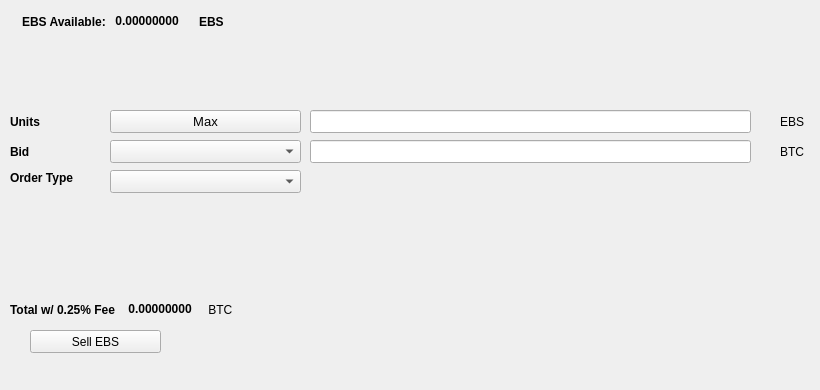
   <widget class="QWidget" name="SellTab">
    <attribute name="title">
     <string>Sell</string>
    </attribute>
    <widget class="QLabel" name="label_16">
     <property name="geometry">
      <rect>
       <x>780</x>
       <y>140</y>
       <width>31</width>
       <height>23</height>
      </rect>
     </property>
     <property name="text">
      <string>BTC</string>
     </property>
    </widget>
    <widget class="QComboBox" name="SellBidcomboBox">
     <property name="geometry">
      <rect>
       <x>110</x>
       <y>140</y>
       <width>191</width>
       <height>23</height>
      </rect>
     </property>
     <property name="font">
      <font>
       <pointsize>10</pointsize>
      </font>
     </property>
    </widget>
    <widget class="QLabel" name="label_18">
     <property name="geometry">
      <rect>
       <x>10</x>
       <y>110</y>
       <width>46</width>
       <height>23</height>
      </rect>
     </property>
     <property name="font">
      <font>
       <weight>75</weight>
       <bold>true</bold>
      </font>
     </property>
     <property name="text">
      <string>Units</string>
     </property>
    </widget>
    <widget class="QPushButton" name="Sell_Max_Amount">
     <property name="geometry">
      <rect>
       <x>110</x>
       <y>110</y>
       <width>191</width>
       <height>23</height>
      </rect>
     </property>
     <property name="font">
      <font>
       <pointsize>10</pointsize>
      </font>
     </property>
     <property name="text">
      <string>Max</string>
     </property>
    </widget>
    <widget class="QLabel" name="label_20">
     <property name="geometry">
      <rect>
       <x>10</x>
       <y>170</y>
       <width>91</width>
       <height>16</height>
      </rect>
     </property>
     <property name="font">
      <font>
       <weight>75</weight>
       <bold>true</bold>
      </font>
     </property>
     <property name="text">
      <string>Order Type</string>
     </property>
    </widget>
    <widget class="QComboBox" name="SellOrdertypeCombo">
     <property name="geometry">
      <rect>
       <x>110</x>
       <y>170</y>
       <width>191</width>
       <height>23</height>
      </rect>
     </property>
     <property name="font">
      <font>
       <pointsize>10</pointsize>
      </font>
     </property>
    </widget>
    <widget class="QLabel" name="label_21">
     <property name="geometry">
      <rect>
       <x>10</x>
       <y>140</y>
       <width>46</width>
       <height>23</height>
      </rect>
     </property>
     <property name="font">
      <font>
       <weight>75</weight>
       <bold>true</bold>
      </font>
     </property>
     <property name="text">
      <string>Bid</string>
     </property>
    </widget>
    <widget class="QLabel" name="label_22">
     <property name="geometry">
      <rect>
       <x>780</x>
       <y>110</y>
       <width>31</width>
       <height>23</height>
      </rect>
     </property>
     <property name="text">
      <string>EBS</string>
     </property>
    </widget>
    <widget class="QLineEdit" name="UnitsInputPIV">
     <property name="geometry">
      <rect>
       <x>310</x>
       <y>110</y>
       <width>441</width>
       <height>23</height>
      </rect>
     </property>
     <property name="font">
      <font>
       <pointsize>9</pointsize>
       <weight>75</weight>
       <bold>true</bold>
      </font>
     </property>
    </widget>
    <widget class="QLineEdit" name="SellBidPriceEdit">
     <property name="geometry">
      <rect>
       <x>310</x>
       <y>140</y>
       <width>441</width>
       <height>23</height>
      </rect>
     </property>
     <property name="font">
      <font>
       <pointsize>9</pointsize>
       <weight>75</weight>
       <bold>true</bold>
      </font>
     </property>
    </widget>
    <widget class="QPushButton" name="SellPIVBTN">
     <property name="geometry">
      <rect>
       <x>30</x>
       <y>330</y>
       <width>131</width>
       <height>23</height>
      </rect>
     </property>
     <property name="text">
      <string>Sell EBS</string>
     </property>
     <property name="icon">
      <iconset resource="../ebs">
       <normaloff>:/icons/bitcoin</normaloff>:/icons/bitcoin</iconset>
     </property>
    </widget>
    <widget class="QWidget" name="layoutWidget3">
     <property name="geometry">
      <rect>
       <x>22</x>
       <y>12</y>
       <width>258</width>
       <height>19</height>
      </rect>
     </property>
     <layout class="QHBoxLayout" name="horizontalLayout">
      <item>
       <widget class="QLabel" name="label232_2">
        <property name="font">
         <font>
          <weight>75</weight>
          <bold>true</bold>
         </font>
        </property>
        <property name="text">
         <string>EBS Available:</string>
        </property>
       </widget>
      </item>
      <item>
       <widget class="QLabel" name="PIVAvailableLabel">
        <property name="palette">
         <palette>
          <active>
           <colorrole role="WindowText">
            <brush brushstyle="SolidPattern">
             <color alpha="255">
              <red>0</red>
              <green>0</green>
              <blue>0</blue>
             </color>
            </brush>
           </colorrole>
           <colorrole role="Button">
            <brush brushstyle="SolidPattern">
             <color alpha="255">
              <red>0</red>
              <green>170</green>
              <blue>0</blue>
             </color>
            </brush>
           </colorrole>
           <colorrole role="Light">
            <brush brushstyle="SolidPattern">
             <color alpha="255">
              <red>0</red>
              <green>255</green>
              <blue>0</blue>
             </color>
            </brush>
           </colorrole>
           <colorrole role="Midlight">
            <brush brushstyle="SolidPattern">
             <color alpha="255">
              <red>0</red>
              <green>212</green>
              <blue>0</blue>
             </color>
            </brush>
           </colorrole>
           <colorrole role="Dark">
            <brush brushstyle="SolidPattern">
             <color alpha="255">
              <red>0</red>
              <green>85</green>
              <blue>0</blue>
             </color>
            </brush>
           </colorrole>
           <colorrole role="Mid">
            <brush brushstyle="SolidPattern">
             <color alpha="255">
              <red>0</red>
              <green>113</green>
              <blue>0</blue>
             </color>
            </brush>
           </colorrole>
           <colorrole role="Text">
            <brush brushstyle="SolidPattern">
             <color alpha="255">
              <red>0</red>
              <green>170</green>
              <blue>0</blue>
             </color>
            </brush>
           </colorrole>
           <colorrole role="BrightText">
            <brush brushstyle="SolidPattern">
             <color alpha="255">
              <red>255</red>
              <green>255</green>
              <blue>255</blue>
             </color>
            </brush>
           </colorrole>
           <colorrole role="ButtonText">
            <brush brushstyle="SolidPattern">
             <color alpha="255">
              <red>0</red>
              <green>0</green>
              <blue>0</blue>
             </color>
            </brush>
           </colorrole>
           <colorrole role="Base">
            <brush brushstyle="SolidPattern">
             <color alpha="255">
              <red>255</red>
              <green>255</green>
              <blue>255</blue>
             </color>
            </brush>
           </colorrole>
           <colorrole role="Window">
            <brush brushstyle="SolidPattern">
             <color alpha="255">
              <red>0</red>
              <green>170</green>
              <blue>0</blue>
             </color>
            </brush>
           </colorrole>
           <colorrole role="Shadow">
            <brush brushstyle="SolidPattern">
             <color alpha="255">
              <red>0</red>
              <green>0</green>
              <blue>0</blue>
             </color>
            </brush>
           </colorrole>
           <colorrole role="AlternateBase">
            <brush brushstyle="SolidPattern">
             <color alpha="255">
              <red>127</red>
              <green>212</green>
              <blue>127</blue>
             </color>
            </brush>
           </colorrole>
           <colorrole role="ToolTipBase">
            <brush brushstyle="SolidPattern">
             <color alpha="255">
              <red>255</red>
              <green>255</green>
              <blue>220</blue>
             </color>
            </brush>
           </colorrole>
           <colorrole role="ToolTipText">
            <brush brushstyle="SolidPattern">
             <color alpha="255">
              <red>0</red>
              <green>0</green>
              <blue>0</blue>
             </color>
            </brush>
           </colorrole>
          </active>
          <inactive>
           <colorrole role="WindowText">
            <brush brushstyle="SolidPattern">
             <color alpha="255">
              <red>0</red>
              <green>0</green>
              <blue>0</blue>
             </color>
            </brush>
           </colorrole>
           <colorrole role="Button">
            <brush brushstyle="SolidPattern">
             <color alpha="255">
              <red>0</red>
              <green>170</green>
              <blue>0</blue>
             </color>
            </brush>
           </colorrole>
           <colorrole role="Light">
            <brush brushstyle="SolidPattern">
             <color alpha="255">
              <red>0</red>
              <green>255</green>
              <blue>0</blue>
             </color>
            </brush>
           </colorrole>
           <colorrole role="Midlight">
            <brush brushstyle="SolidPattern">
             <color alpha="255">
              <red>0</red>
              <green>212</green>
              <blue>0</blue>
             </color>
            </brush>
           </colorrole>
           <colorrole role="Dark">
            <brush brushstyle="SolidPattern">
             <color alpha="255">
              <red>0</red>
              <green>85</green>
              <blue>0</blue>
             </color>
            </brush>
           </colorrole>
           <colorrole role="Mid">
            <brush brushstyle="SolidPattern">
             <color alpha="255">
              <red>0</red>
              <green>113</green>
              <blue>0</blue>
             </color>
            </brush>
           </colorrole>
           <colorrole role="Text">
            <brush brushstyle="SolidPattern">
             <color alpha="255">
              <red>0</red>
              <green>170</green>
              <blue>0</blue>
             </color>
            </brush>
           </colorrole>
           <colorrole role="BrightText">
            <brush brushstyle="SolidPattern">
             <color alpha="255">
              <red>255</red>
              <green>255</green>
              <blue>255</blue>
             </color>
            </brush>
           </colorrole>
           <colorrole role="ButtonText">
            <brush brushstyle="SolidPattern">
             <color alpha="255">
              <red>0</red>
              <green>0</green>
              <blue>0</blue>
             </color>
            </brush>
           </colorrole>
           <colorrole role="Base">
            <brush brushstyle="SolidPattern">
             <color alpha="255">
              <red>255</red>
              <green>255</green>
              <blue>255</blue>
             </color>
            </brush>
           </colorrole>
           <colorrole role="Window">
            <brush brushstyle="SolidPattern">
             <color alpha="255">
              <red>0</red>
              <green>170</green>
              <blue>0</blue>
             </color>
            </brush>
           </colorrole>
           <colorrole role="Shadow">
            <brush brushstyle="SolidPattern">
             <color alpha="255">
              <red>0</red>
              <green>0</green>
              <blue>0</blue>
             </color>
            </brush>
           </colorrole>
           <colorrole role="AlternateBase">
            <brush brushstyle="SolidPattern">
             <color alpha="255">
              <red>127</red>
              <green>212</green>
              <blue>127</blue>
             </color>
            </brush>
           </colorrole>
           <colorrole role="ToolTipBase">
            <brush brushstyle="SolidPattern">
             <color alpha="255">
              <red>255</red>
              <green>255</green>
              <blue>220</blue>
             </color>
            </brush>
           </colorrole>
           <colorrole role="ToolTipText">
            <brush brushstyle="SolidPattern">
             <color alpha="255">
              <red>0</red>
              <green>0</green>
              <blue>0</blue>
             </color>
            </brush>
           </colorrole>
          </inactive>
          <disabled>
           <colorrole role="WindowText">
            <brush brushstyle="SolidPattern">
             <color alpha="255">
              <red>0</red>
              <green>85</green>
              <blue>0</blue>
             </color>
            </brush>
           </colorrole>
           <colorrole role="Button">
            <brush brushstyle="SolidPattern">
             <color alpha="255">
              <red>0</red>
              <green>170</green>
              <blue>0</blue>
             </color>
            </brush>
           </colorrole>
           <colorrole role="Light">
            <brush brushstyle="SolidPattern">
             <color alpha="255">
              <red>0</red>
              <green>255</green>
              <blue>0</blue>
             </color>
            </brush>
           </colorrole>
           <colorrole role="Midlight">
            <brush brushstyle="SolidPattern">
             <color alpha="255">
              <red>0</red>
              <green>212</green>
              <blue>0</blue>
             </color>
            </brush>
           </colorrole>
           <colorrole role="Dark">
            <brush brushstyle="SolidPattern">
             <color alpha="255">
              <red>0</red>
              <green>85</green>
              <blue>0</blue>
             </color>
            </brush>
           </colorrole>
           <colorrole role="Mid">
            <brush brushstyle="SolidPattern">
             <color alpha="255">
              <red>0</red>
              <green>113</green>
              <blue>0</blue>
             </color>
            </brush>
           </colorrole>
           <colorrole role="Text">
            <brush brushstyle="SolidPattern">
             <color alpha="255">
              <red>0</red>
              <green>85</green>
              <blue>0</blue>
             </color>
            </brush>
           </colorrole>
           <colorrole role="BrightText">
            <brush brushstyle="SolidPattern">
             <color alpha="255">
              <red>255</red>
              <green>255</green>
              <blue>255</blue>
             </color>
            </brush>
           </colorrole>
           <colorrole role="ButtonText">
            <brush brushstyle="SolidPattern">
             <color alpha="255">
              <red>0</red>
              <green>85</green>
              <blue>0</blue>
             </color>
            </brush>
           </colorrole>
           <colorrole role="Base">
            <brush brushstyle="SolidPattern">
             <color alpha="255">
              <red>0</red>
              <green>170</green>
              <blue>0</blue>
             </color>
            </brush>
           </colorrole>
           <colorrole role="Window">
            <brush brushstyle="SolidPattern">
             <color alpha="255">
              <red>0</red>
              <green>170</green>
              <blue>0</blue>
             </color>
            </brush>
           </colorrole>
           <colorrole role="Shadow">
            <brush brushstyle="SolidPattern">
             <color alpha="255">
              <red>0</red>
              <green>0</green>
              <blue>0</blue>
             </color>
            </brush>
           </colorrole>
           <colorrole role="AlternateBase">
            <brush brushstyle="SolidPattern">
             <color alpha="255">
              <red>0</red>
              <green>170</green>
              <blue>0</blue>
             </color>
            </brush>
           </colorrole>
           <colorrole role="ToolTipBase">
            <brush brushstyle="SolidPattern">
             <color alpha="255">
              <red>255</red>
              <green>255</green>
              <blue>220</blue>
             </color>
            </brush>
           </colorrole>
           <colorrole role="ToolTipText">
            <brush brushstyle="SolidPattern">
             <color alpha="255">
              <red>0</red>
              <green>0</green>
              <blue>0</blue>
             </color>
            </brush>
           </colorrole>
          </disabled>
         </palette>
        </property>
        <property name="font">
         <font>
          <weight>75</weight>
          <bold>true</bold>
         </font>
        </property>
        <property name="text">
         <string> 0.00000000 </string>
        </property>
        <property name="textInteractionFlags">
         <set>Qt::LinksAccessibleByMouse|Qt::TextSelectableByKeyboard|Qt::TextSelectableByMouse</set>
        </property>
       </widget>
      </item>
      <item>
       <widget class="QLabel" name="labelPIV">
        <property name="font">
         <font>
          <weight>75</weight>
          <bold>true</bold>
         </font>
        </property>
        <property name="text">
         <string>EBS</string>
        </property>
       </widget>
      </item>
     </layout>
    </widget>
    <widget class="QWidget" name="layoutWidget">
     <property name="geometry">
      <rect>
       <x>10</x>
       <y>300</y>
       <width>268</width>
       <height>19</height>
      </rect>
     </property>
     <layout class="QHBoxLayout" name="horizontalLayout_2">
      <item>
       <widget class="QLabel" name="label_19">
        <property name="font">
         <font>
          <weight>75</weight>
          <bold>true</bold>
         </font>
        </property>
        <property name="text">
         <string>Total w/ 0.25% Fee </string>
        </property>
       </widget>
      </item>
      <item>
       <widget class="QLabel" name="SellCostLabel">
        <property name="palette">
         <palette>
          <active>
           <colorrole role="WindowText">
            <brush brushstyle="SolidPattern">
             <color alpha="255">
              <red>0</red>
              <green>0</green>
              <blue>0</blue>
             </color>
            </brush>
           </colorrole>
           <colorrole role="Button">
            <brush brushstyle="SolidPattern">
             <color alpha="255">
              <red>0</red>
              <green>170</green>
              <blue>0</blue>
             </color>
            </brush>
           </colorrole>
           <colorrole role="Light">
            <brush brushstyle="SolidPattern">
             <color alpha="255">
              <red>0</red>
              <green>255</green>
              <blue>0</blue>
             </color>
            </brush>
           </colorrole>
           <colorrole role="Midlight">
            <brush brushstyle="SolidPattern">
             <color alpha="255">
              <red>0</red>
              <green>212</green>
              <blue>0</blue>
             </color>
            </brush>
           </colorrole>
           <colorrole role="Dark">
            <brush brushstyle="SolidPattern">
             <color alpha="255">
              <red>0</red>
              <green>85</green>
              <blue>0</blue>
             </color>
            </brush>
           </colorrole>
           <colorrole role="Mid">
            <brush brushstyle="SolidPattern">
             <color alpha="255">
              <red>0</red>
              <green>113</green>
              <blue>0</blue>
             </color>
            </brush>
           </colorrole>
           <colorrole role="Text">
            <brush brushstyle="SolidPattern">
             <color alpha="255">
              <red>0</red>
              <green>170</green>
              <blue>0</blue>
             </color>
            </brush>
           </colorrole>
           <colorrole role="BrightText">
            <brush brushstyle="SolidPattern">
             <color alpha="255">
              <red>255</red>
              <green>255</green>
              <blue>255</blue>
             </color>
            </brush>
           </colorrole>
           <colorrole role="ButtonText">
            <brush brushstyle="SolidPattern">
             <color alpha="255">
              <red>0</red>
              <green>0</green>
              <blue>0</blue>
             </color>
            </brush>
           </colorrole>
           <colorrole role="Base">
            <brush brushstyle="SolidPattern">
             <color alpha="255">
              <red>255</red>
              <green>255</green>
              <blue>255</blue>
             </color>
            </brush>
           </colorrole>
           <colorrole role="Window">
            <brush brushstyle="SolidPattern">
             <color alpha="255">
              <red>0</red>
              <green>170</green>
              <blue>0</blue>
             </color>
            </brush>
           </colorrole>
           <colorrole role="Shadow">
            <brush brushstyle="SolidPattern">
             <color alpha="255">
              <red>0</red>
              <green>0</green>
              <blue>0</blue>
             </color>
            </brush>
           </colorrole>
           <colorrole role="AlternateBase">
            <brush brushstyle="SolidPattern">
             <color alpha="255">
              <red>127</red>
              <green>212</green>
              <blue>127</blue>
             </color>
            </brush>
           </colorrole>
           <colorrole role="ToolTipBase">
            <brush brushstyle="SolidPattern">
             <color alpha="255">
              <red>255</red>
              <green>255</green>
              <blue>220</blue>
             </color>
            </brush>
           </colorrole>
           <colorrole role="ToolTipText">
            <brush brushstyle="SolidPattern">
             <color alpha="255">
              <red>0</red>
              <green>0</green>
              <blue>0</blue>
             </color>
            </brush>
           </colorrole>
          </active>
          <inactive>
           <colorrole role="WindowText">
            <brush brushstyle="SolidPattern">
             <color alpha="255">
              <red>0</red>
              <green>0</green>
              <blue>0</blue>
             </color>
            </brush>
           </colorrole>
           <colorrole role="Button">
            <brush brushstyle="SolidPattern">
             <color alpha="255">
              <red>0</red>
              <green>170</green>
              <blue>0</blue>
             </color>
            </brush>
           </colorrole>
           <colorrole role="Light">
            <brush brushstyle="SolidPattern">
             <color alpha="255">
              <red>0</red>
              <green>255</green>
              <blue>0</blue>
             </color>
            </brush>
           </colorrole>
           <colorrole role="Midlight">
            <brush brushstyle="SolidPattern">
             <color alpha="255">
              <red>0</red>
              <green>212</green>
              <blue>0</blue>
             </color>
            </brush>
           </colorrole>
           <colorrole role="Dark">
            <brush brushstyle="SolidPattern">
             <color alpha="255">
              <red>0</red>
              <green>85</green>
              <blue>0</blue>
             </color>
            </brush>
           </colorrole>
           <colorrole role="Mid">
            <brush brushstyle="SolidPattern">
             <color alpha="255">
              <red>0</red>
              <green>113</green>
              <blue>0</blue>
             </color>
            </brush>
           </colorrole>
           <colorrole role="Text">
            <brush brushstyle="SolidPattern">
             <color alpha="255">
              <red>0</red>
              <green>170</green>
              <blue>0</blue>
             </color>
            </brush>
           </colorrole>
           <colorrole role="BrightText">
            <brush brushstyle="SolidPattern">
             <color alpha="255">
              <red>255</red>
              <green>255</green>
              <blue>255</blue>
             </color>
            </brush>
           </colorrole>
           <colorrole role="ButtonText">
            <brush brushstyle="SolidPattern">
             <color alpha="255">
              <red>0</red>
              <green>0</green>
              <blue>0</blue>
             </color>
            </brush>
           </colorrole>
           <colorrole role="Base">
            <brush brushstyle="SolidPattern">
             <color alpha="255">
              <red>255</red>
              <green>255</green>
              <blue>255</blue>
             </color>
            </brush>
           </colorrole>
           <colorrole role="Window">
            <brush brushstyle="SolidPattern">
             <color alpha="255">
              <red>0</red>
              <green>170</green>
              <blue>0</blue>
             </color>
            </brush>
           </colorrole>
           <colorrole role="Shadow">
            <brush brushstyle="SolidPattern">
             <color alpha="255">
              <red>0</red>
              <green>0</green>
              <blue>0</blue>
             </color>
            </brush>
           </colorrole>
           <colorrole role="AlternateBase">
            <brush brushstyle="SolidPattern">
             <color alpha="255">
              <red>127</red>
              <green>212</green>
              <blue>127</blue>
             </color>
            </brush>
           </colorrole>
           <colorrole role="ToolTipBase">
            <brush brushstyle="SolidPattern">
             <color alpha="255">
              <red>255</red>
              <green>255</green>
              <blue>220</blue>
             </color>
            </brush>
           </colorrole>
           <colorrole role="ToolTipText">
            <brush brushstyle="SolidPattern">
             <color alpha="255">
              <red>0</red>
              <green>0</green>
              <blue>0</blue>
             </color>
            </brush>
           </colorrole>
          </inactive>
          <disabled>
           <colorrole role="WindowText">
            <brush brushstyle="SolidPattern">
             <color alpha="255">
              <red>0</red>
              <green>85</green>
              <blue>0</blue>
             </color>
            </brush>
           </colorrole>
           <colorrole role="Button">
            <brush brushstyle="SolidPattern">
             <color alpha="255">
              <red>0</red>
              <green>170</green>
              <blue>0</blue>
             </color>
            </brush>
           </colorrole>
           <colorrole role="Light">
            <brush brushstyle="SolidPattern">
             <color alpha="255">
              <red>0</red>
              <green>255</green>
              <blue>0</blue>
             </color>
            </brush>
           </colorrole>
           <colorrole role="Midlight">
            <brush brushstyle="SolidPattern">
             <color alpha="255">
              <red>0</red>
              <green>212</green>
              <blue>0</blue>
             </color>
            </brush>
           </colorrole>
           <colorrole role="Dark">
            <brush brushstyle="SolidPattern">
             <color alpha="255">
              <red>0</red>
              <green>85</green>
              <blue>0</blue>
             </color>
            </brush>
           </colorrole>
           <colorrole role="Mid">
            <brush brushstyle="SolidPattern">
             <color alpha="255">
              <red>0</red>
              <green>113</green>
              <blue>0</blue>
             </color>
            </brush>
           </colorrole>
           <colorrole role="Text">
            <brush brushstyle="SolidPattern">
             <color alpha="255">
              <red>0</red>
              <green>85</green>
              <blue>0</blue>
             </color>
            </brush>
           </colorrole>
           <colorrole role="BrightText">
            <brush brushstyle="SolidPattern">
             <color alpha="255">
              <red>255</red>
              <green>255</green>
              <blue>255</blue>
             </color>
            </brush>
           </colorrole>
           <colorrole role="ButtonText">
            <brush brushstyle="SolidPattern">
             <color alpha="255">
              <red>0</red>
              <green>85</green>
              <blue>0</blue>
             </color>
            </brush>
           </colorrole>
           <colorrole role="Base">
            <brush brushstyle="SolidPattern">
             <color alpha="255">
              <red>0</red>
              <green>170</green>
              <blue>0</blue>
             </color>
            </brush>
           </colorrole>
           <colorrole role="Window">
            <brush brushstyle="SolidPattern">
             <color alpha="255">
              <red>0</red>
              <green>170</green>
              <blue>0</blue>
             </color>
            </brush>
           </colorrole>
           <colorrole role="Shadow">
            <brush brushstyle="SolidPattern">
             <color alpha="255">
              <red>0</red>
              <green>0</green>
              <blue>0</blue>
             </color>
            </brush>
           </colorrole>
           <colorrole role="AlternateBase">
            <brush brushstyle="SolidPattern">
             <color alpha="255">
              <red>0</red>
              <green>170</green>
              <blue>0</blue>
             </color>
            </brush>
           </colorrole>
           <colorrole role="ToolTipBase">
            <brush brushstyle="SolidPattern">
             <color alpha="255">
              <red>255</red>
              <green>255</green>
              <blue>220</blue>
             </color>
            </brush>
           </colorrole>
           <colorrole role="ToolTipText">
            <brush brushstyle="SolidPattern">
             <color alpha="255">
              <red>0</red>
              <green>0</green>
              <blue>0</blue>
             </color>
            </brush>
           </colorrole>
          </disabled>
         </palette>
        </property>
        <property name="font">
         <font>
          <weight>75</weight>
          <bold>true</bold>
         </font>
        </property>
        <property name="autoFillBackground">
         <bool>false</bool>
        </property>
        <property name="text">
         <string> 0.00000000</string>
        </property>
        <property name="textInteractionFlags">
         <set>Qt::LinksAccessibleByMouse|Qt::TextSelectableByMouse</set>
        </property>
       </widget>
      </item>
      <item>
       <widget class="QLabel" name="label_17">
        <property name="font">
         <font>
          <weight>50</weight>
          <bold>false</bold>
         </font>
        </property>
        <property name="text">
         <string> BTC</string>
        </property>
       </widget>
      </item>
     </layout>
    </widget>
    <widget class="QLabel" name="label_23">
     <property name="geometry">
      <rect>
       <x>460</x>
       <y>300</y>
       <width>281</width>
       <height>81</height>
      </rect>
     </property>
     <property name="text">
      <string/>
     </property>
     <property name="pixmap">
      <pixmap>:/images/bittrex</pixmap>
     </property>
    </widget>
   </widget>
